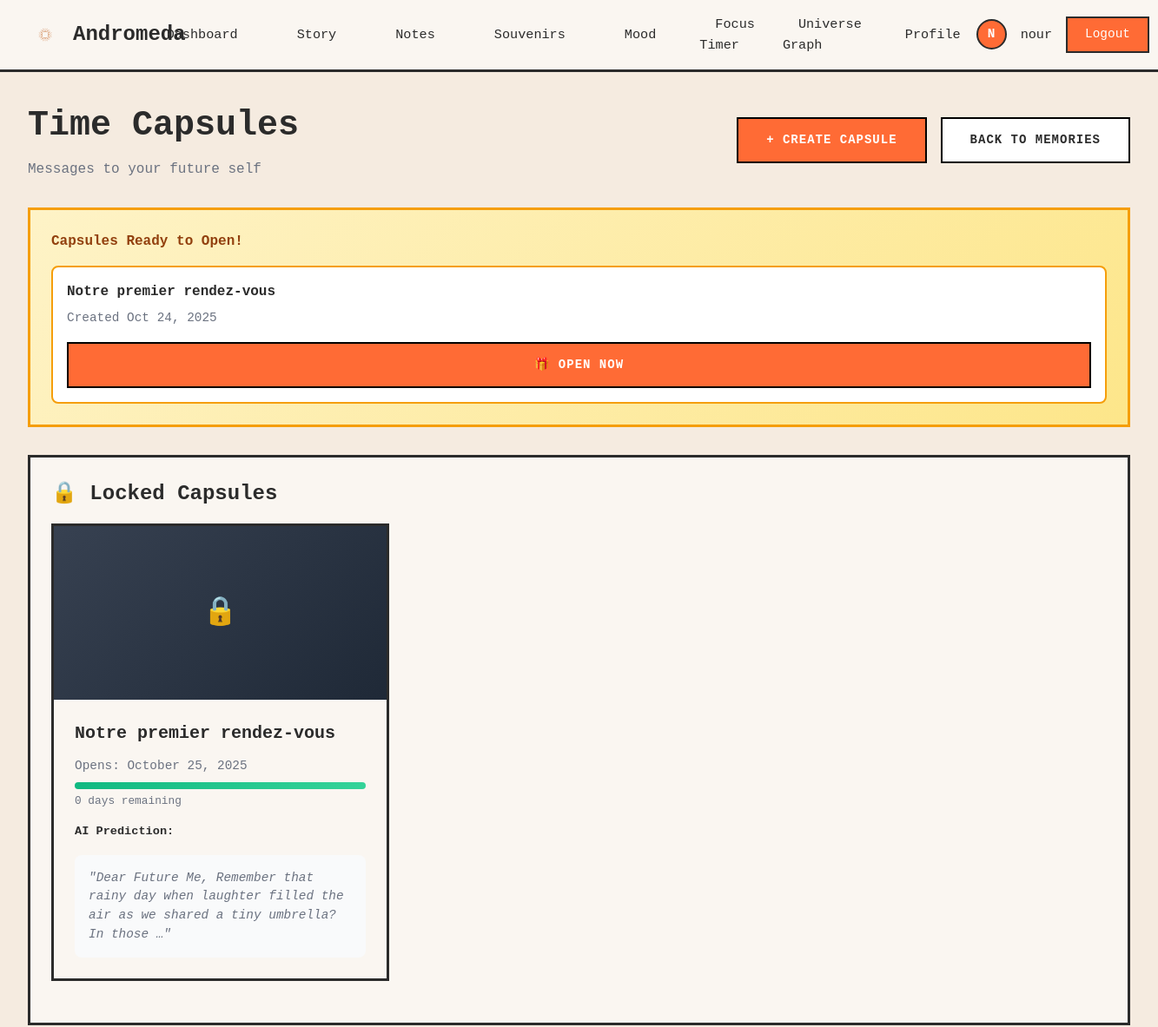
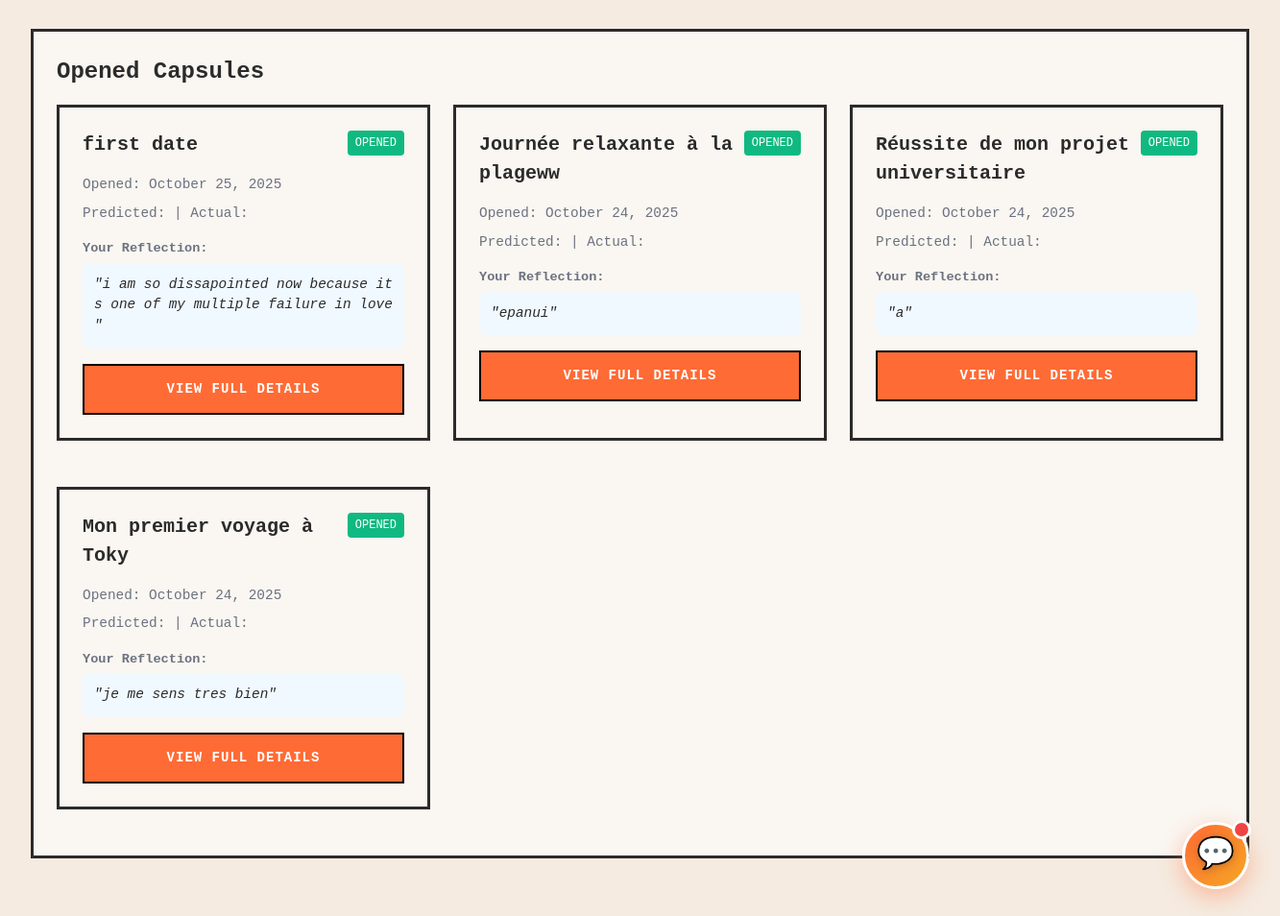
/capsules/ (signed in), run on the app's committed database (2 pictures, top to bottom).
### core/models.py (models this page shows, shortened)
class User(AbstractUser):
    avatar_url = models.URLField(blank=True, null=True)
    groups = models.ManyToManyField(
        'auth.Group',
        verbose_name='groups',
        blank=True,
        help_text='The groups this user belongs to.',
        related_name='core_users',
        related_query_name='core_user',
    )
    user_permissions = models.ManyToManyField(
        'auth.Permission',
        verbose_name='user permissions',
        blank=True,
        help_text='Specific permissions for this user.',
        related_name='core_users',
        related_query_name='core_user',
    )

class CapsuleTemporelle(models.Model):
    souvenir = models.OneToOneField(Souvenir, on_delete=models.CASCADE, related_name='capsule')
    date_verrouillage = models.DateTimeField(auto_now_add=True)
    date_ouverture = models.DateField(help_text="Date when capsule unlocks")
    message_futur = models.TextField(help_text="Message to your future self")
    emotion_predite_par_ia = models.CharField(max_length=50, blank=True, default='', help_text="AI-predicted future emotion")
    is_opened = models.BooleanField(default=False)
    date_ouverture_reelle = models.DateTimeField(null=True, blank=True, help_text="Actual opening date")
    reflexion_ouverture = models.TextField(blank=True, default='', help_text="Reflection upon opening")
    emotion_reelle = models.CharField(max_length=50, blank=True, default='', help_text="Actual emotion upon opening")
    class Meta:
        verbose_name = "Time Capsule"
        verbose_name_plural = "Time Capsules"
        ordering = ['date_ouverture']
    @property
    def jours_restants(self):
        from django.utils import timezone
        if self.is_opened:
            return 0
        delta = self.date_ouverture - timezone.now().date()
        return max(0, delta.days)
    @property
    def pourcentage_progression(self):
        from django.utils import timezone
        if self.is_opened:
            return 100
        total_days = (self.date_ouverture - self.date_verrouillage.date()).days
        if total_days <= 0:
            return 100
        days_passed = (timezone.now().date() - self.date_verrouillage.date()).days
        return min(100, int((days_passed / total_days) * 100))

class Souvenir(models.Model):
    EMOTION_CHOICES = [
        ('joy', 'Joy'),
        ('sadness', 'Sadness'),
        ('nostalgia', 'Nostalgia'),
        ('gratitude', 'Gratitude'),
        ('excitement', 'Excitement'),
        ('peace', 'Peace'),
        ('love', 'Love'),
        ('surprise', 'Surprise'),
        ('pride', 'Pride'),
        ('neutral', 'Neutral'),
    ]
    THEME_CHOICES = [
        ('family', 'Family'),
        ('travel', 'Travel'),
        ('work', 'Work'),
        ('friends', 'Friends'),
        ('achievement', 'Achievement'),
        ('celebration', 'Celebration'),
        ('nature', 'Nature'),
        ('learning', 'Learning'),
        ('other', 'Other'),
    ]
    id = models.UUIDField(primary_key=True, default=uuid.uuid4, editable=False)
    utilisateur = models.ForeignKey('User', on_delete=models.CASCADE, related_name='souvenirs')
    titre = models.CharField(max_length=200, help_text="Memory title")
    description = models.TextField(help_text="Detailed description of the memory")
    date_evenement = models.DateField(help_text="Date of the event")
    photo = models.ImageField(upload_to='souvenirs/photos/%Y/%m/', blank=True, null=True)
    video = models.FileField(upload_to='souvenirs/videos/%Y/%m/', blank=True, null=True)
    emotion = models.CharField(max_length=50, choices=EMOTION_CHOICES, default='neutral', help_text="Primary emotion")
    theme = models.CharField(max_length=50, choices=THEME_CHOICES, default='other', help_text="Memory theme")
    lieu = models.CharField(max_length=200, blank=True, default='', help_text="Location of the memory")
    personnes_presentes = models.CharField(max_length=500, blank=True, default='', help_text="People present (comma-separated)")
    tags_personnalises = models.JSONField(default=list, blank=True, help_text="User-defined custom tags")
    is_favorite = models.BooleanField(default=False, help_text="Mark as favorite")
    is_public = models.BooleanField(default=False, help_text="Make publicly visible")
    ai_summary = models.TextField(blank=True, default='', help_text="AI-generated summary")
    ai_emotion_detected = models.CharField(max_length=50, blank=True, default='', help_text="AI-detected emotion")
    ai_tags = models.JSONField(default=list, blank=True, help_text="AI-generated tags")
    ai_analyzed = models.BooleanField(default=False, help_text="Has been analyzed by AI")
    ai_analysis_date = models.DateTimeField(null=True, blank=True, help_text="Date of AI analysis")
    created_at = models.DateTimeField(auto_now_add=True)
    updated_at = models.DateTimeField(auto_now=True)
    class Meta:
        ordering = ['-date_evenement']
        verbose_name = 'Memory'
        verbose_name_plural = 'Memories'
        indexes = [
            models.Index(fields=['-date_evenement']),
            models.Index(fields=['utilisateur', '-created_at']),
            models.Index(fields=['is_favorite']),
        ]

### core/views.py (the view)
# urls.py: path('capsules/', views.liste_capsules, name='liste_capsules'),
@login_required
def liste_capsules(request):
    capsules = CapsuleTemporelle.objects.filter(
        souvenir__utilisateur=request.user
    )
    locked = capsules.filter(is_opened=False).order_by('date_ouverture')
    opened = capsules.filter(is_opened=True).order_by('-date_ouverture_reelle')
    today = timezone.now().date()
    ready_to_open = locked.filter(date_ouverture__lte=today)
    context = {
        'locked_capsules': locked,
        'opened_capsules': opened,
        'ready_to_open': ready_to_open,
    }
    return render(request, 'core/liste_capsules.html', context)

### core/templates/core/liste_capsules.html (shortened to what this page needs)
{% extends "core/dashboard_base.html" %}
{% block content %}
<div style="margin-bottom: 2rem;">
    <div style="display: flex; justify-content: space-between; align-items: center; margin-bottom: 1.5rem;">
        <div>
            <h1 style="font-size: 2.5rem; font-weight: bold; margin-bottom: 0.5rem;">Time Capsules</h1>
            <p style="color: var(--text-gray); font-size: 1rem;">Messages to your future self</p>
        </div>
        <div style="display: flex; gap: 1rem;">
            <a href="{% url 'core:creer_capsule' %}" class="btn-primary">
                + Create Capsule
            </a>
            <a href="{% url 'core:liste_souvenirs' %}" class="btn-secondary">
                Back to Memories
            </a>
        </div>
    </div>
</div>
{% if ready_to_open %}
<div class="card" style="background: linear-gradient(135deg, #fef3c7 0%, #fde68a 100%); border-color: #f59e0b; margin-bottom: 2rem;">
    <h3 style="color: #92400e; font-weight: bold; margin-bottom: 1rem;">Capsules Ready to Open!</h3>
    <div style="display: grid; grid-template-columns: repeat(auto-fit, minmax(300px, 1fr)); gap: 1rem;">
        {% for capsule in ready_to_open %}
        <div style="background: white; padding: 1rem; border-radius: 0.5rem; border: 2px solid #f59e0b;">
            <h4 style="font-weight: bold; margin-bottom: 0.5rem;">{{ capsule.souvenir.titre }}</h4>
            <p style="color: var(--text-gray); font-size: 0.9rem; margin-bottom: 1rem;">Created {{ capsule.date_verrouillage|date:"M j, Y" }}</p>
            <a href="{% url 'core:ouvrir_capsule' capsule.id %}" class="btn-primary" style="width: 100%; text-align: center;">🎁 Open Now</a>
        </div>
        {% endfor %}
    </div>
</div>
{% endif %}
{% if locked_capsules %}
<div class="card" style="margin-bottom: 2rem;">
    <h2 class="card-title">🔒 Locked Capsules</h2>
    <div style="display: grid; grid-template-columns: repeat(auto-fill, minmax(300px, 1fr)); gap: 1.5rem;">
        {% for capsule in locked_capsules %}
        <div class="card" style="padding: 0; overflow: hidden;">
            {% if capsule.souvenir.photo %}
                <img src="{{ capsule.souvenir.photo.url }}" alt="{{ capsule.souvenir.titre }}" style="width: 100%; height: 200px; object-fit: cover; filter: blur(8px);">
            {% else %}
                <div style="width: 100%; height: 200px; background: linear-gradient(135deg, #374151 0%, #1f2937 100%); display: flex; align-items: center; justify-content: center;">
                    <span style="font-size: 2rem; color: white; font-weight: bold;">🔒</span>
                </div>
            {% endif %}
            <div style="padding: 1.5rem;">
                <h3 style="font-size: 1.25rem; font-weight: bold; margin-bottom: 0.75rem;">{{ capsule.souvenir.titre }}</h3>
                <p style="color: var(--text-gray); font-size: 0.9rem; margin-bottom: 0.5rem;">Opens: {{ capsule.date_ouverture|date:"F j, Y" }}</p>
                <div style="margin-bottom: 1rem;">
                    <div style="background: #e5e7eb; border-radius: 1rem; height: 0.5rem; overflow: hidden; --progress: {{ capsule.pourcentage_progression }}%;">
                        <div style="background: linear-gradient(90deg, #10b981 0%, #34d399 100%); height: 100%; width: var(--progress); transition: width 0.3s ease;"></div>
                    </div>
                    <p style="font-size: 0.8rem; color: var(--text-gray); margin-top: 0.25rem;">{{ capsule.jours_restants }} days remaining</p>
                </div>
                {% if capsule.emotion_predite_par_ia %}
                <p style="font-size: 0.85rem; margin-bottom: 1rem;"><strong>AI Prediction:</strong> {{ capsule.get_emotion_predite_par_ia_display }}</p>
                {% endif %}
                <div style="color: var(--text-gray); font-style: italic; font-size: 0.9rem; padding: 1rem; background: #f9fafb; border-radius: 0.5rem;">
                    "{{ capsule.message_futur|truncatewords:20 }}"
                </div>
            </div>
        </div>
        {% endfor %}
    </div>
</div>
{% endif %}
{% if opened_capsules %}
<div class="card" style="margin-bottom: 2rem;">
    <h2 class="card-title">Opened Capsules</h2>
    <div style="display: grid; grid-template-columns: repeat(auto-fill, minmax(350px, 1fr)); gap: 1.5rem;">
        {% for capsule in opened_capsules %}
        <div class="card">
            <div style="display: flex; justify-content: space-between; align-items: start; margin-bottom: 1rem;">
                <h3 style="font-size: 1.25rem; font-weight: bold;">{{ capsule.souvenir.titre }}</h3>
                <span style="background: #10b981; color: white; padding: 0.25rem 0.5rem; border-radius: 0.25rem; font-size: 0.75rem;">OPENED</span>
            </div>
            <p style="color: var(--text-gray); font-size: 0.9rem; margin-bottom: 0.5rem;">Opened: {{ capsule.date_ouverture_reelle|date:"F j, Y" }}</p>
            <p style="color: var(--text-gray); font-size: 0.9rem; margin-bottom: 1rem;">Predicted: {{ capsule.get_emotion_predite_par_ia_display }} | Actual: {{ capsule.get_emotion_reelle_display }}</p>
            {% if capsule.reflexion_ouverture %}
            <div style="margin-bottom: 1rem;">
                <p style="font-size: 0.85rem; color: var(--text-gray); margin-bottom: 0.25rem;"><strong>Your Reflection:</strong></p>
                <p style="font-style: italic; background: #f0f9ff; padding: 0.75rem; border-radius: 0.5rem; font-size: 0.9rem;">"{{ capsule.reflexion_ouverture }}"</p>
            </div>
            {% endif %}
            <a href="{% url 'core:detail_capsule' capsule.id %}" class="btn-primary" style="width: 100%; text-align: center;">View Full Details</a>
        </div>
        {% endfor %}
    </div>
</div>
{% endif %}
{% endblock %}

### core/templates/core/dashboard_base.html (shortened to what this page needs)
<!doctype html>
{% load static %}
<html lang="en">
<head>
    <script src="https://cdn.tailwindcss.com"></script>
    <link rel="stylesheet" href="{% static 'css/chase.css' %}">
</head>
<body>
    <nav class="navbar">
        <a href="{% url 'core:dashboard' %}" class="navbar-brand">
            <img src="{% static 'assets/logo.png' %}" alt="Andromeda Logo" onerror="this.style.display='none';">
            Andromeda
        </a>
        <ul class="navbar-menu" id="navbarMenu">
            <li><a href="{% url 'core:dashboard' %}" class="{% if request.resolver_match.url_name == 'dashboard' %}active{% endif %}">Dashboard</a></li>
            <li><a href="{% url 'core:story_inspiration' %}" class="{% if request.resolver_match.url_name == 'story_inspiration' %}active{% endif %}">Story</a></li>
            <li><a href="{% url 'notes:list' %}" class="{% if '/dashboard/notes/' in request.path %}active{% endif %}">Notes</a></li>
            <li><a href="{% url 'core:memories_dashboard' %}" class="{% if request.resolver_match.url_name == 'memories_dashboard' %}active{% endif %}">Souvenirs</a></li>
            <li><a href="{% url 'core:mood' %}" class="{% if request.resolver_match.url_name == 'mood' %}active{% endif %}">Mood</a></li>
            <li><a href="/focus/" class="{% if '/focus/' in request.path %}active{% endif %}">Focus Timer</a></li>
            <li><a href="/graph/" class="{% if '/graph/' in request.path %}active{% endif %}">Universe Graph</a></li>
            <li><a href="{% url 'core:profile' %}" class="{% if request.resolver_match.url_name == 'profile' %}active{% endif %}">Profile</a></li>
        </ul>
        <div class="navbar-user">
            {% if user.is_authenticated %}
                <div class="navbar-avatar">{{ user.username|slice:":1"|upper }}</div>
                <span class="navbar-username">{{ user.username }}</span>
                <form method="post" action="{% url 'logout' %}" style="display: inline;">
                    <button type="submit" class="btn-logout" style="margin: 0;">Logout</button>
                </form>
            {% else %}
                <a href="{% url 'login' %}" class="btn-logout">Login</a>
            {% endif %}
        </div>
    </nav>
    <div class="dashboard-container">
        {% block content %}{% endblock %}
    </div>
    <div id="chatbotFloat" onclick="toggleChatbot()" style="
        position: fixed;
        bottom: 2rem;
        right: 2rem;
        width: 70px;
        height: 70px;
        background: linear-gradient(135deg, var(--accent-orange) 0%, #f5a623 100%);
        border-radius: 50%;
        display: flex;
        align-items: center;
        justify-content: center;
        box-shadow: 0 8px 24px rgba(255, 107, 53, 0.4);
        cursor: pointer;
        transition: all 0.4s cubic-bezier(0.4, 0, 0.2, 1);
        z-index: 9999;
        border: 3px solid white;
        animation: floatPulse 3s ease-in-out infinite;
    " onmouseover="this.style.transform='scale(1.15) rotate(10deg)'; this.style.boxShadow='0 12px 32px rgba(255, 107, 53, 0.6)'" onmouseout="this.style.transform='scale(1) rotate(0deg)'; this.style.boxShadow='0 8px 24px rgba(255, 107, 53, 0.4)'">
        <span style="font-size: 2rem; filter: drop-shadow(0 2px 4px rgba(0,0,0,0.2));">💬</span>
    </div>
</body>
</html>

### data on the page
User: username "N", username "nour"
CapsuleTemporelle: souvenir.titre "Notre premier rendez-vous", date_verrouillage "Oct 24, 2025", date_ouverture "October 25, 2025", jours_restants "0", message_futur "Dear Future Me, Remember that rainy day when laughter filled the air as we shared a tiny umbrella? In those …"
CapsuleTemporelle: souvenir.titre "first date", date_ouverture_reelle "October 25, 2025", reflexion_ouverture "i am so dissapointed now because it s one of my multiple failure in love"
CapsuleTemporelle: souvenir.titre "Journée relaxante à la plageww", date_ouverture_reelle "October 24, 2025", reflexion_ouverture "epanui"
CapsuleTemporelle: souvenir.titre "Réussite de mon projet universitaire", date_ouverture_reelle "October 24, 2025", reflexion_ouverture "a"
CapsuleTemporelle: souvenir.titre "Mon premier voyage à Toky", date_ouverture_reelle "October 24, 2025", reflexion_ouverture "je me sens tres bien"
